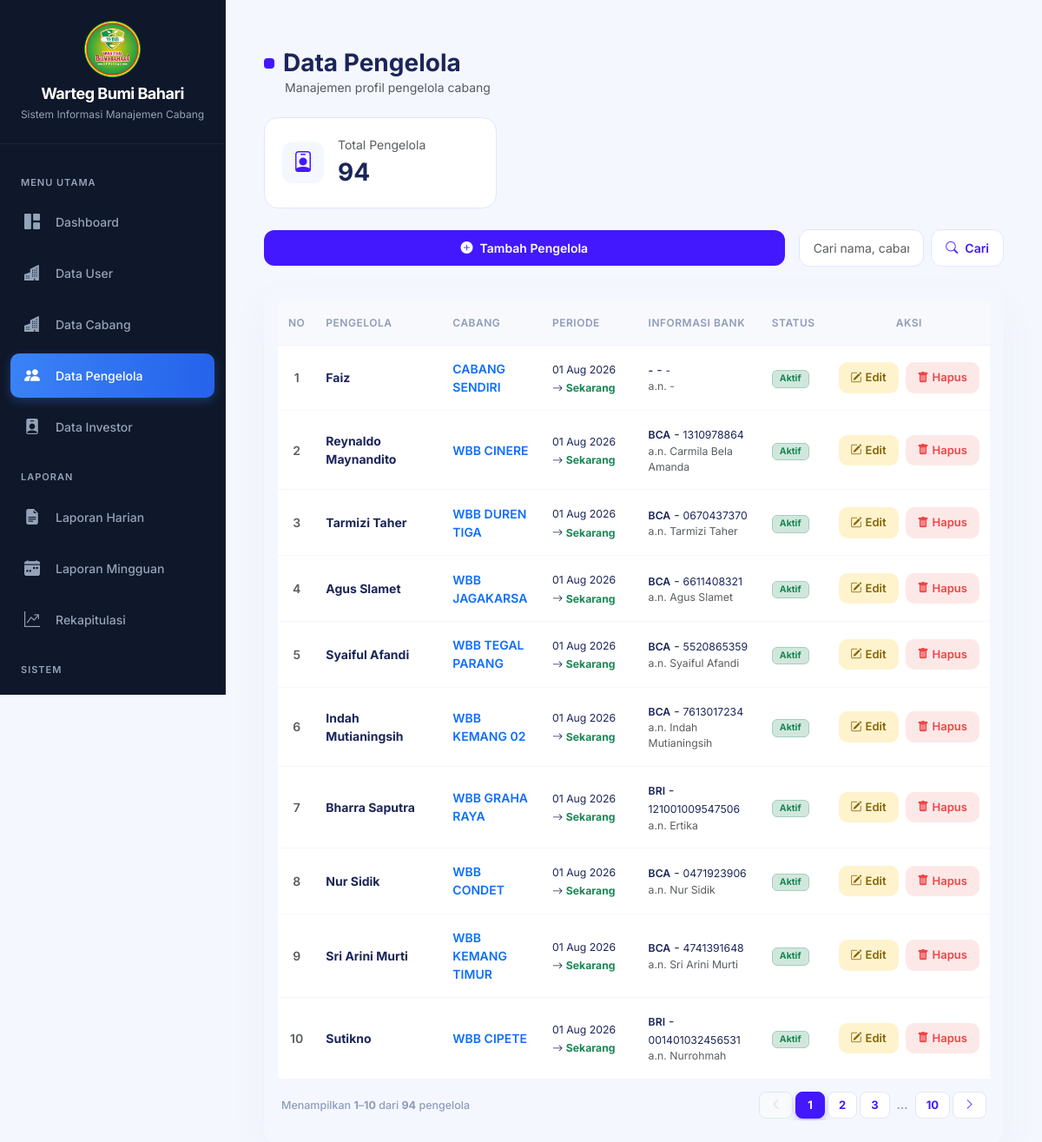
Page /admin_pusat/data_pengelola.php (signed in) on the committed database.
### tables this page shows
CREATE TABLE `pengelola` (
  `id` int(11) NOT NULL AUTO_INCREMENT,
  `id_user` int(11) DEFAULT NULL,
  `id_cabang` int(11) DEFAULT NULL,
  `nama_pengelola` varchar(100) NOT NULL,
  `tgl_mulai` date NOT NULL DEFAULT '2024-01-01',
  `tgl_selesai` date DEFAULT NULL,
  `status` enum('aktif','nonaktif') NOT NULL DEFAULT 'aktif',
  `nama_bank_pengelola` varchar(50) DEFAULT NULL,
  `no_rekening_pengelola` varchar(50) DEFAULT NULL,
  `atas_nama_pengelola` varchar(100) DEFAULT NULL,
  PRIMARY KEY (`id`),
  KEY `fk_pengelola_users` (`id_user`),
  KEY `fk_pengelola_cabang` (`id_cabang`),
  KEY `idx_pengelola_cb_st` (`id_cabang`,`status`),
  CONSTRAINT `fk_pengelola_cabang` FOREIGN KEY (`id_cabang`) REFERENCES `cabang` (`id_cabang`) ON DELETE SET NULL,
  CONSTRAINT `fk_pengelola_users` FOREIGN KEY (`id_user`) REFERENCES `users` (`id`) ON DELETE CASCADE
);

CREATE TABLE `cabang` (
  `id_cabang` int(11) NOT NULL AUTO_INCREMENT,
  `nama_cabang` varchar(100) DEFAULT NULL,
  `alamat` text DEFAULT NULL,
  `no_telp` varchar(20) NOT NULL,
  `nama_pengelola` varchar(20) NOT NULL,
  `no_rekening_cabang` varchar(50) DEFAULT NULL,
  `atas_nama_cabang` varchar(100) DEFAULT NULL,
  `nama_bank_cabang` varchar(50) DEFAULT NULL,
  `id_investor` int(11) DEFAULT NULL,
  PRIMARY KEY (`id_cabang`),
  KEY `id_investor` (`id_investor`),
  CONSTRAINT `cabang_ibfk_1` FOREIGN KEY (`id_investor`) REFERENCES `investor` (`id_investor`) ON DELETE SET NULL
);

### config/koneksi.php (called while the page is built, shortened)
<?php
if (!function_exists('h')) {
    function h($string): string
    {
        return htmlspecialchars((string) ($string ?? ''), ENT_QUOTES, 'UTF-8');
    }
}
require_once __DIR__ . '/pagination.php';

### admin_pusat/data_pengelola.php (the view, shortened to what this page needs)
<?php
require '../config/koneksi.php';
$search = trim($_GET['search'] ?? '');
$where_sql = "WHERE 1=1";
$params = [];
$types = "";
$total_pengelola_all = 0;
$res_total = $conn->query("SELECT COUNT(*) as total FROM pengelola");
if ($res_total) {
    $total_pengelola_all = $res_total->fetch_assoc()['total'] ?? 0;
}
$limit   = 10;
$page    = max(1, (int)($_GET['page'] ?? 1));
$offset  = ($page - 1) * $limit;
$sql = "SELECT p.*, c.nama_cabang
        FROM pengelola p
        LEFT JOIN cabang c ON p.id_cabang = c.id_cabang
        $where_sql
        ORDER BY p.id DESC LIMIT ? OFFSET ?";
$stmt = $conn->prepare($sql);
if ($search !== '') {
    $bind_types = $types . "ii";
    $bind_params = array_merge($params, [$limit, $offset]);
    $stmt->bind_param($bind_types, ...$bind_params);
} else {
    $stmt->bind_param("ii", $limit, $offset);
}
$stmt->execute();
$data = $stmt->get_result();
$rows_data = [];
while ($r = $data->fetch_assoc()) {
    $rows_data[] = $r;
}
$no = $offset + 1;
include 'sidebar_pusat.php';
?>
<link rel="stylesheet" href="https://cdn.jsdelivr.net/npm/bootstrap-icons@1.11.3/font/bootstrap-icons.min.css">
<div class="container-fluid py-4">
    <div class="d-flex justify-content-between align-items-center header-container mb-4">
        <div>
            <div class="d-flex align-items-center">
                <span class="title-mark"></span>
                <h3 class="fw-bold mb-0" style="color: #1b2559; font-size: calc(1.3rem + 0.6vw);">Data Pengelola</h3>
            </div>
            <span class="text-muted small ms-sm-4 d-block mt-1 mt-sm-0">Manajemen profil pengelola cabang</span>
        </div>
    </div>
    <div class="row mb-4">
        <div class="col-12 col-sm-6 col-md-4">
            <div class="stat-card d-flex align-items-center gap-3">
                <div class="icon"><i class="bi bi-person-badge"></i></div>
                <div>
                    <div class="text-muted small">Total Pengelola</div>
                    <div class="fw-bold fs-3"><?= number_format($total_pengelola_all) ?></div>
                </div>
            </div>
        </div>
    </div>
    <div class="d-flex justify-content-between align-items-center action-container gap-3 mb-4">
        <div class="w-100 w-md-auto">
            <button type="button" class="btn btn-premium d-flex align-items-center gap-2 w-100 justify-content-center" data-bs-toggle="modal" data-bs-target="#modalTambah">
                <i class="bi bi-plus-circle-fill"></i> Tambah Pengelola
            </button>
        </div>
        <form method="GET" class="d-flex gap-2 search-form">
            <div class="search-input-group flex-grow-1">
                <input type="text" name="search" class="form-control form-control-premium w-100" placeholder="Cari nama, cabang, no rek..." value="<?= h($search) ?>">
            </div>
            <div class="d-flex gap-2">
                <button type="submit" class="btn btn-premium-outline d-flex align-items-center gap-2 justify-content-center flex-grow-1">
                    <i class="bi bi-search"></i> Cari
                </button>
            </div>
        </form>
    </div>
    <div class="card saas-card p-0 p-md-3 border-0 bg-transparent bg-md-white shadow-none shadow-md">
        <div class="table-responsive-md">
            <table class="table table-saas align-middle mb-0">
                <thead>
                    <tr>
                        <th width="5%" class="text-center">No</th>
                        <th width="25%">Pengelola</th>
                        <th width="15%">Cabang</th>
                        <th width="20%">Periode</th>
                        <th width="20%">Informasi Bank</th>
                        <th width="10%">Status</th>
                        <th width="10%" class="text-center">Aksi</th>
                    </tr>
                </thead>
                <tbody>
                    <?php foreach ($rows_data as $row): ?>
                        <tr>
                            <td data-label="No" class="text-center text-muted fw-semibold"><?= $no++ ?></td>
                            <td data-label="Pengelola">
                                <span class="fw-bold d-block" style="color: #1b2559;"><?= h($row['nama_pengelola'] ?? '-') ?></span>
                            </td>
                            <td data-label="Cabang">
                                <span class="fw-semibold text-primary d-block"><?= h($row['nama_cabang'] ?? 'Tanpa Cabang') ?></span>
                            </td>
                            <td data-label="Periode">
                                <small>
                                    <?= !empty($row['tgl_mulai']) ? date('d M Y', strtotime($row['tgl_mulai'])) : '-' ?>
                                    <i class="bi bi-arrow-right"></i>
                                    <?= !empty($row['tgl_selesai']) ? date('d M Y', strtotime($row['tgl_selesai'])) : '<span class="text-success fw-bold">Sekarang</span>' ?>
                                </small>
                            </td>
                            <td data-label="Informasi Bank">
                                <div><small class="fw-semibold"><?= h($row['nama_bank_pengelola'] ?? '-') ?></small> - <small><?= h($row['no_rekening_pengelola'] ?? '-') ?></small></div>
                                <small class="text-muted d-block">a.n. <?= h($row['atas_nama_pengelola'] ?? '-') ?></small>
                            </td>
                            <td data-label="Status">
                                <?php if (strtolower($row['status'] ?? '') == 'aktif'): ?>
                                    <span class="badge bg-success-subtle text-success border border-success-subtle px-2 py-1">Aktif</span>
                                <?php else: ?>
                                    <span class="badge bg-secondary-subtle text-secondary border border-secondary-subtle px-2 py-1"><?= h(ucfirst($row['status'] ?? 'Nonaktif')) ?></span>
                                <?php endif; ?>
                            </td>
                            <td data-label="Aksi" class="text-center">
                                <div class="d-inline-flex gap-2 justify-content-end justify-content-md-center">
                                    <button type="button" class="btn btn-action-edit" data-bs-toggle="modal" data-bs-target="#modalEdit<?= $row['id'] ?>" title="Edit">
                                        <i class="bi bi-pencil-square me-1"></i> Edit
                                    </button>
                                    <form method="POST" class="d-inline" id="form-delete-<?= $row['id'] ?>">
                                        <button type="button" class="btn btn-action-delete" title="Hapus" onclick="confirmDelete(<?= $row['id'] ?>, '<?= h($row['nama_pengelola']) ?>')">
                                            <i class="bi bi-trash-fill me-1"></i> Hapus
                                        </button>
                                    </form>
                                </div>
                            </td>
                        </tr>
                    <?php endforeach; ?>
                </tbody>
            </table>
        </div>
    </div>
</div>

### admin_pusat/sidebar_pusat.php (style rules this page uses)
:root { --sidebar-bg: #0f172a; --sidebar-hover: rgba(59, 130, 246, 0.15); --sidebar-active: linear-gradient(90deg, #3b82f6 0%, #2563eb 100%); --text-muted: #94a3b8; --content-bg: #f8fafc; }
* { font-family: 'Inter', sans-serif; }
body { background: var(--content-bg); }

### admin_pusat/data_pengelola.php (style rules this page uses)
body { background-color: #f4f7fe !important; font-family: 'Plus Jakarta Sans', sans-serif !important; color: #1b2559; }
.saas-card { background: #ffffff; border: none !important; border-radius: 20px !important; box-shadow: 0px 18px 40px rgba(112, 144, 176, 0.06) !important; padding: 24px; }
.title-mark { width: 12px; height: 12px; background-color: #4318ff; border-radius: 4px; display: inline-block; margin-right: 10px; }
.btn-premium { background-color: #4318ff !important; color: #ffffff !important; border: none !important; padding: 10px 20px; border-radius: 12px; font-weight: 600; font-size: 14px; transition: all 0.2s ease; }
.btn-premium-outline { background-color: #ffffff !important; color: #4318ff !important; border: 1px solid #e0e7ff !important; padding: 10px 16px; border-radius: 12px; font-weight: 600; font-size: 14px; transition: all 0.2s ease; }
.form-control-premium, .form-select-premium { border-radius: 12px !important; border: 1px solid #e0e7ff !important; padding: 10px 16px; color: #1b2559; font-size: 14px; background-color: #ffffff; }
.btn-action-edit { background-color: #fff3cd; color: #856404; border: none; padding: 8px 14px; border-radius: 10px; font-size: 13px; font-weight: 600; display: inline-flex; align-items: center; justify-content: center; }
.btn-action-delete { background-color: #fde8e8; color: #ef4444; border: none; padding: 8px 14px; border-radius: 10px; font-size: 13px; font-weight: 600; display: inline-flex; align-items: center; justify-content: center; }
.stat-card { border-radius: 16px; padding: 20px; background: #fff; border: 1px solid #e0e7ff; }
.stat-card .icon { width: 48px; height: 48px; background: #f4f7fe; border-radius: 12px; display: flex; align-items: center; justify-content: center; font-size: 24px; color: #4318ff; }
.table-saas { margin-bottom: 0; width: 100% !important; }
.table-saas thead th { background-color: #f8f9fc !important; color: #8f9bba !important; font-weight: 600; font-size: 12px; text-transform: uppercase; letter-spacing: 0.5px; border-bottom: 1px solid #eef2f9 !important; padding: 16px 12px; border-top: none !important; }
.table-saas tbody td { padding: 16px 12px; border-bottom: 1px solid #f4f7fe !important; color: #1b2559; font-size: 14px; vertical-align: middle; }

### rows in the picture
pengelola: nama_pengelola "Faiz", id_cabang.nama_cabang "CABANG SENDIRI", tgl_mulai "01 Aug 2026", shows "Sekarang", nama_bank_pengelola "-", no_rekening_pengelola "-", atas_nama_pengelola "-", status "Aktif"
pengelola: nama_pengelola "Reynaldo Maynandito", id_cabang.nama_cabang "WBB CINERE", tgl_mulai "01 Aug 2026", shows "Sekarang", nama_bank_pengelola "BCA", no_rekening_pengelola "1310978864", atas_nama_pengelola "Carmila Bela Amanda", status "Aktif"
pengelola: nama_pengelola "Tarmizi Taher", id_cabang.nama_cabang "WBB DUREN TIGA", tgl_mulai "01 Aug 2026", shows "Sekarang", nama_bank_pengelola "BCA", no_rekening_pengelola "0670437370", atas_nama_pengelola "Tarmizi Taher", status "Aktif"
pengelola: nama_pengelola "Agus Slamet", id_cabang.nama_cabang "WBB JAGAKARSA", tgl_mulai "01 Aug 2026", shows "Sekarang", nama_bank_pengelola "BCA", no_rekening_pengelola "6611408321", atas_nama_pengelola "Agus Slamet", status "Aktif"
pengelola: nama_pengelola "Syaiful Afandi", id_cabang.nama_cabang "WBB TEGAL PARANG", tgl_mulai "01 Aug 2026", shows "Sekarang", nama_bank_pengelola "BCA", no_rekening_pengelola "5520865359", atas_nama_pengelola "Syaiful Afandi", status "Aktif"
pengelola: nama_pengelola "Indah Mutianingsih", id_cabang.nama_cabang "WBB KEMANG 02", tgl_mulai "01 Aug 2026", shows "Sekarang", nama_bank_pengelola "BCA", no_rekening_pengelola "7613017234", atas_nama_pengelola "Indah Mutianingsih", status "Aktif"
pengelola: nama_pengelola "Bharra Saputra", id_cabang.nama_cabang "WBB GRAHA RAYA", tgl_mulai "01 Aug 2026", shows "Sekarang", nama_bank_pengelola "BRI", no_rekening_pengelola "121001009547506", atas_nama_pengelola "Ertika", status "Aktif"
pengelola: nama_pengelola "Nur Sidik", id_cabang.nama_cabang "WBB CONDET", tgl_mulai "01 Aug 2026", shows "Sekarang", nama_bank_pengelola "BCA", no_rekening_pengelola "0471923906", atas_nama_pengelola "Nur Sidik", status "Aktif"
pengelola: nama_pengelola "Sri Arini Murti", id_cabang.nama_cabang "WBB KEMANG TIMUR", tgl_mulai "01 Aug 2026", shows "Sekarang", nama_bank_pengelola "BCA", no_rekening_pengelola "4741391648", atas_nama_pengelola "Sri Arini Murti", status "Aktif"
pengelola: nama_pengelola "Sutikno", id_cabang.nama_cabang "WBB CIPETE", tgl_mulai "01 Aug 2026", shows "Sekarang", nama_bank_pengelola "BRI", no_rekening_pengelola "001401032456531", atas_nama_pengelola "Nurrohmah", status "Aktif"

### other values in the picture
$total_pengelola_all "94"
$info['from'] "1"
$info['to'] "10"
$info['total'] "94"
$info['label'] "pengelola"
$totalPages "10"
